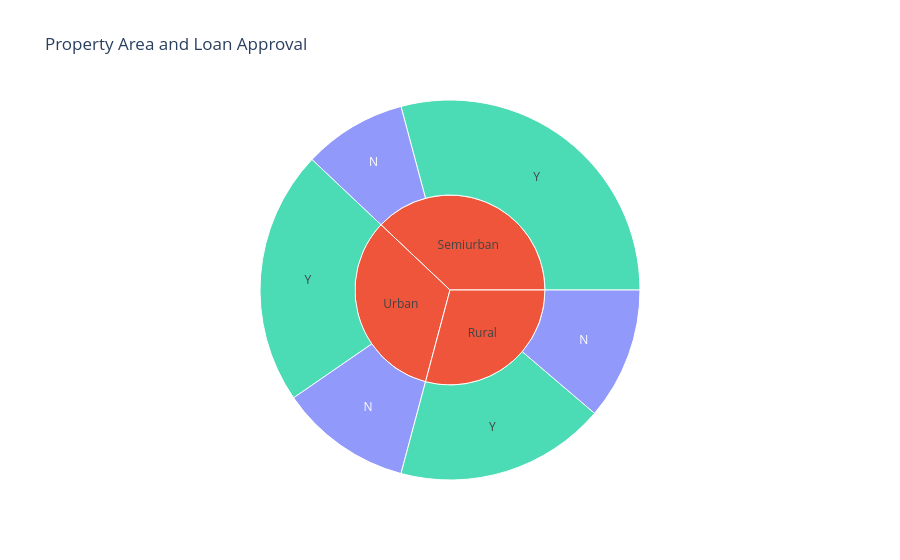

Source (notebook cell):
### Markdown cell above
- The income distribution of approved and rejected applicants is very similar.
- Income alone does not strongly determine loan approval/rejection in this dataset.
- The bulk of applicants (both approved and rejected) have incomes below ₹20,000.
- Since income distributions overlap, credit history, dependents likely play a bigger role in loan approvals.

### Code cell
fig = px.sunburst(
    df,

    path=[
        'Property_Area',
        'Loan_Status'
    ],

    color='Loan_Status',

    title='Property Area and Loan Approval'
)

fig.show()

### Figure 1 — Plotly figure (JSON) as saved in the notebook; plotly's stock layout.template omitted (floating-point values rounded to 4 significant figures)
{"data": [{"branchvalues": "total", "customdata": [["N"], ["(?)"], ["N"], ["N"], ["Y"], ["Y"], ["Y"], ["(?)"], ["(?)"]], "domain": {"x": [0, 1], "y": [0, 1]}, "hovertemplate": "labels=%{label}<br>count=%{value}<br>parent=%{parent}<br>id=%{id}<br>Loan_Status=%{customdata[0]}<extra></extra>", "ids": ["Semiurban/N", "Semiurban", "Rural/N", "Urban/N", "Rural/Y", "Semiurban/Y", "Urban/Y", "Rural", "Urban"], "labels": ["N", "Semiurban", "N", "N", "Y", "Y", "Y", "Rural", "Urban"], "marker": {"colors": ["#636efa", "#EF553B", "#636efa", "#636efa", "#00cc96", "#00cc96", "#00cc96", "#EF553B", "#EF553B"]}, "name": "", "parents": ["Semiurban", "", "Rural", "Urban", "Rural", "Semiurban", "Urban", "", ""], "type": "sunburst", "values": [54, 233, 69, 69, 110, 179, 133, 179, 202]}], "layout": {"autosize": true, "legend": {"tracegroupgap": 0}, "title": {"text": "Property Area and Loan Approval"}}}
